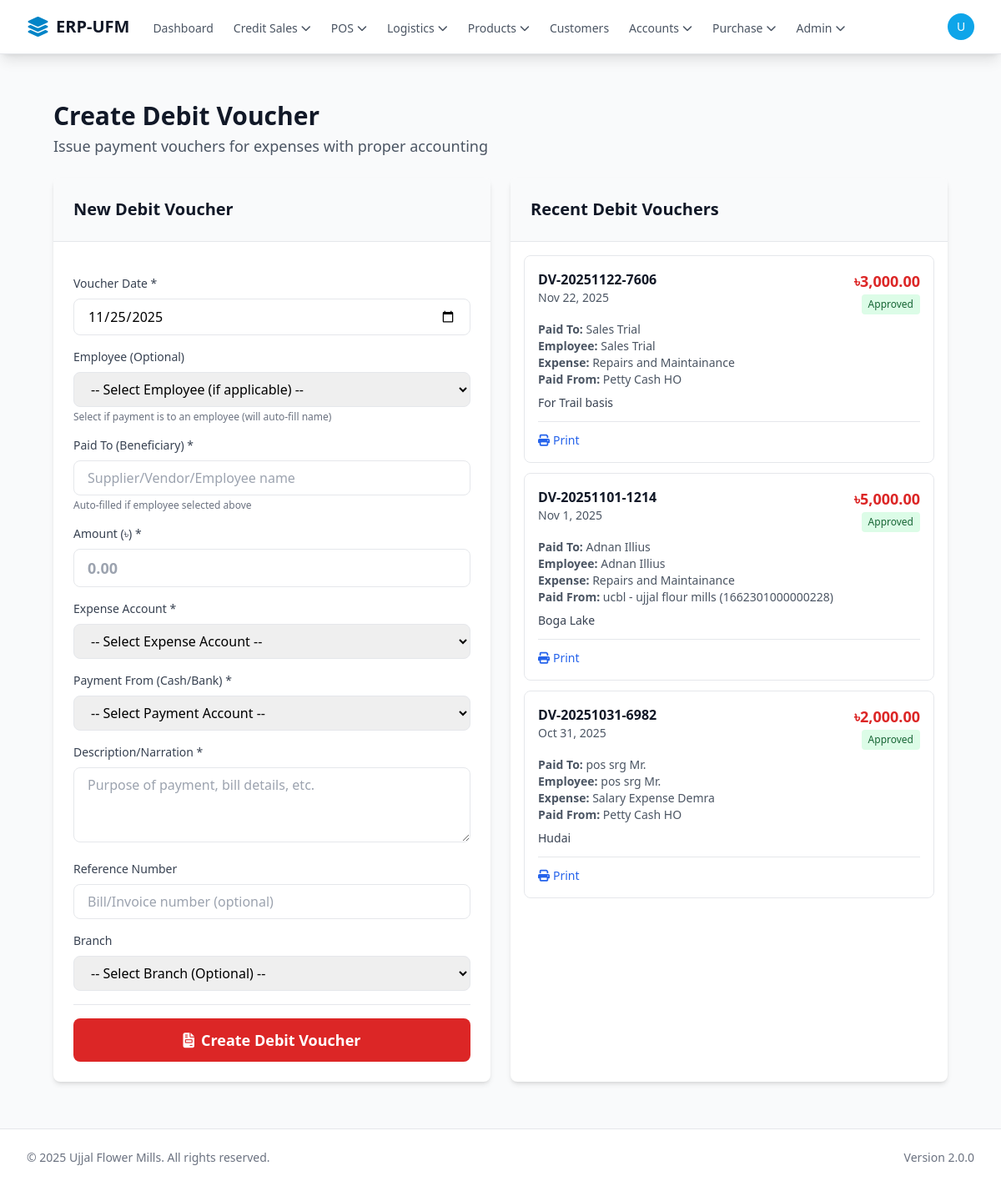
The page /accounts/debit_voucher.php (signed in) on the database its author committed.
### tables this page shows
CREATE TABLE `debit_vouchers` (
  `id` bigint(20) UNSIGNED NOT NULL,
  `voucher_number` varchar(50) NOT NULL,
  `voucher_date` date NOT NULL,
  `expense_account_id` bigint(20) UNSIGNED NOT NULL COMMENT 'Debit account - expense',
  `payment_account_id` bigint(20) UNSIGNED NOT NULL COMMENT 'Credit account - cash/bank',
  `amount` decimal(12,2) NOT NULL,
  `paid_to` varchar(255) NOT NULL COMMENT 'Beneficiary name',
  `description` text NOT NULL COMMENT 'Purpose of payment',
  `reference_number` varchar(100) DEFAULT NULL COMMENT 'Bill/Invoice reference',
  `branch_id` bigint(20) UNSIGNED DEFAULT NULL,
  `employee_id` int(11) DEFAULT NULL COMMENT 'Employee associated with expense',
  `created_by_user_id` bigint(20) UNSIGNED NOT NULL,
  `approved_by_user_id` bigint(20) UNSIGNED DEFAULT NULL,
  `approved_at` timestamp NULL DEFAULT NULL,
  `status` enum('draft','approved','cancelled') NOT NULL DEFAULT 'draft',
  `journal_entry_id` bigint(20) UNSIGNED DEFAULT NULL,
  `created_at` timestamp NOT NULL DEFAULT current_timestamp(),
  `updated_at` timestamp NOT NULL DEFAULT current_timestamp() ON UPDATE current_timestamp()
);

CREATE TABLE `chart_of_accounts` (
  `id` bigint(20) UNSIGNED NOT NULL,
  `account_number` varchar(100) DEFAULT NULL,
  `account_type` enum('Bank','Petty Cash','Cash','Accounts Receivable','Other Current Asset','Fixed Asset','Accounts Payable','Credit Card','Loan','Other Liability','Owner Equity','Revenue','Other Income','Expense','Cost of Goods Sold','Other Expense') NOT NULL,
  `branch_id` bigint(20) UNSIGNED DEFAULT NULL COMMENT 'Links petty cash accounts to specific branches for real-time tracking',
  `account_type_group` varchar(100) DEFAULT NULL COMMENT 'e.g., Asset, Liability, Expense',
  `normal_balance` enum('Debit','Credit') NOT NULL,
  `status` enum('active','inactive') NOT NULL DEFAULT 'active',
  `description` text DEFAULT NULL,
  `is_active` tinyint(1) NOT NULL DEFAULT 1,
  `created_at` timestamp NOT NULL DEFAULT current_timestamp(),
  `name` varchar(255) NOT NULL
);

### core/init.php (called while the page is built, shortened)
<?php
spl_autoload_register(function ($class) {
    $class_file = __DIR__ . '/classes/' . $class . '.php';
});
$db = Database::getInstance();

### core/classes/Database.php (called while the page is built, shortened)
<?php
class Database
{
    private static $_instance = null;
    private $_pdo,
            $_query,
            $_error = false,
            $_results,
            $_count = 0;
    private function __construct()
    {
        try {
            $options = [
                PDO::ATTR_PERSISTENT => true,
                PDO::ATTR_ERRMODE => PDO::ERRMODE_EXCEPTION,
                PDO::ATTR_DEFAULT_FETCH_MODE => PDO::FETCH_OBJ,
                PDO::MYSQL_ATTR_INIT_COMMAND => "SET NAMES utf8mb4 COLLATE utf8mb4_unicode_ci"
            ];
            $this->_pdo = new PDO('mysql:host=' . DB_HOST . ';dbname=' . DB_NAME . ';charset=utf8mb4', DB_USER, DB_PASS, $options);
        } catch (PDOException $e) {
            error_log("Database Connection Error: " . $e->getMessage());
            die("Database connection failed. Please check logs or contact support.");
        }
    }
    public static function getInstance()
    {
        if (!isset(self::$_instance)) {
            self::$_instance = new Database();
        }
        return self::$_instance;
    }
    public function query($sql, $params = [])
    {
        $this->_results = [];
        try {
            $this->_query = $this->_pdo->prepare($sql);
            $success = $this->_query->execute($params);
            if ($success) {
                if (stripos(trim($sql), 'SELECT') === 0) {
                    $this->_results = $this->_query->fetchAll(PDO::FETCH_OBJ);
                } else {
                    $this->_count = $this->_query->rowCount();
                }
            }
        } catch (PDOException $e) {
            $this->_error = true;
            error_log("SQL Error [{$e->getCode()}]: {$e->getMessage()} in query: $sql | Params: " . print_r($params, true));
        }
        return $this;
    }
    public function results()
    {
        return $this->_results;
    }
}
?>

### accounts/debit_voucher.php (the view, shortened to what this page needs)
<?php
require_once '../core/init.php';
global $db;
$pageTitle = 'Create Debit Voucher';
$recent_vouchers = $db->query(
    "SELECT dv.*,
            ea.name as expense_account_name,
            pa.name as payment_account_name,
            u.display_name as created_by_name,
            CONCAT(e.first_name, ' ', e.last_name) as employee_name
     FROM debit_vouchers dv
     LEFT JOIN chart_of_accounts ea ON dv.expense_account_id = ea.id
     LEFT JOIN chart_of_accounts pa ON dv.payment_account_id = pa.id
     LEFT JOIN users u ON dv.created_by_user_id = u.id
     LEFT JOIN employees e ON dv.employee_id = e.id
     ORDER BY dv.id DESC
     LIMIT 20"
)->results();
require_once '../templates/header.php';
?>
<div class="max-w-screen-2xl mx-auto px-4 sm:px-6 lg:px-8 py-6">
<div class="mb-6">
    <h1 class="text-3xl font-bold text-gray-900"><?php echo $pageTitle; ?></h1>
    <p class="text-lg text-gray-600 mt-1">Issue payment vouchers for expenses with proper accounting</p>
</div>
<div class="grid grid-cols-1 lg:grid-cols-2 gap-6">
    <div class="bg-white rounded-lg shadow-md overflow-hidden">
        <div class="p-6 border-b bg-gray-50">
            <h2 class="text-xl font-bold text-gray-900">New Debit Voucher</h2>
        </div>
        <form method="POST" class="p-6 space-y-4">
            <div>
                <label class="block text-sm font-medium text-gray-700 mb-2">Voucher Date *</label>
                <input type="date" name="voucher_date" required
                       value="<?php echo date('Y-m-d'); ?>"
                       max="<?php echo date('Y-m-d'); ?>"
                       class="w-full px-4 py-2 border rounded-lg">
            </div>
            <div>
                <label class="block text-sm font-medium text-gray-700 mb-2">Employee (Optional)</label>
                <select name="employee_id" id="employee_select" class="w-full px-4 py-2 border rounded-lg">
                    <option value="">-- Select Employee (if applicable) --</option>
                </select>
                <p class="text-xs text-gray-500 mt-1">Select if payment is to an employee (will auto-fill name)</p>
            </div>
            <div>
                <label class="block text-sm font-medium text-gray-700 mb-2">Paid To (Beneficiary) *</label>
                <input type="text" name="paid_to" id="paid_to" required
                       placeholder="Supplier/Vendor/Employee name"
                       class="w-full px-4 py-2 border rounded-lg">
                <p class="text-xs text-gray-500 mt-1">Auto-filled if employee selected above</p>
            </div>
            <div>
                <label class="block text-sm font-medium text-gray-700 mb-2">Amount (৳) *</label>
                <input type="number" name="amount" required
                       min="0.01" step="0.01"
                       placeholder="0.00"
                       class="w-full px-4 py-2 border rounded-lg text-lg font-bold">
            </div>
            <div>
                <label class="block text-sm font-medium text-gray-700 mb-2">Expense Account *</label>
                <select name="expense_account_id" required class="w-full px-4 py-2 border rounded-lg">
                    <option value="">-- Select Expense Account --</option>
                </select>
            </div>
            <div>
                <label class="block text-sm font-medium text-gray-700 mb-2">Payment From (Cash/Bank) *</label>
                <select name="payment_account_id" required class="w-full px-4 py-2 border rounded-lg">
                    <option value="">-- Select Payment Account --</option>
                </select>
            </div>
            <div>
                <label class="block text-sm font-medium text-gray-700 mb-2">Description/Narration *</label>
                <textarea name="description" required rows="3"
                          placeholder="Purpose of payment, bill details, etc."
                          class="w-full px-4 py-2 border rounded-lg"></textarea>
            </div>
            <div>
                <label class="block text-sm font-medium text-gray-700 mb-2">Reference Number</label>
                <input type="text" name="reference_number"
                       placeholder="Bill/Invoice number (optional)"
                       class="w-full px-4 py-2 border rounded-lg">
            </div>
            <div>
                <label class="block text-sm font-medium text-gray-700 mb-2">Branch</label>
                <select name="branch_id" class="w-full px-4 py-2 border rounded-lg">
                    <option value="">-- Select Branch (Optional) --</option>
                </select>
            </div>
            <div class="pt-4 border-t">
                <button type="submit"
                        class="w-full px-6 py-3 bg-red-600 text-white rounded-lg hover:bg-red-700 text-lg font-bold">
                    <i class="fas fa-file-invoice mr-2"></i>Create Debit Voucher
                </button>
            </div>
        </form>
    </div>
    <div class="bg-white rounded-lg shadow-md overflow-hidden">
        <div class="p-6 border-b bg-gray-50">
            <h2 class="text-xl font-bold text-gray-900">Recent Debit Vouchers</h2>
        </div>
        <div class="p-4 max-h-[800px] overflow-y-auto">
            <?php if (!empty($recent_vouchers)): ?>
            <div class="space-y-3">
                <?php foreach ($recent_vouchers as $voucher): ?>
                <div class="border rounded-lg p-4 hover:bg-gray-50">
                    <div class="flex justify-between items-start mb-2">
                        <div>
                            <p class="font-bold text-gray-900"><?php echo htmlspecialchars($voucher->voucher_number); ?></p>
                            <p class="text-sm text-gray-600">
                                <?php echo date('M j, Y', strtotime($voucher->voucher_date)); ?>
                            </p>
                        </div>
                        <div class="text-right">
                            <p class="text-lg font-bold text-red-600">৳<?php echo number_format($voucher->amount, 2); ?></p>
                            <span class="inline-block px-2 py-1 text-xs rounded
                                <?php echo $voucher->status === 'approved' ? 'bg-green-100 text-green-800' : 'bg-yellow-100 text-yellow-800'; ?>">
                                <?php echo ucfirst($voucher->status); ?>
                            </span>
                        </div>
                    </div>
                    <div class="text-sm mb-2">
                        <p class="text-gray-600"><strong>Paid To:</strong> <?php echo htmlspecialchars($voucher->paid_to); ?></p>
                        <?php if ($voucher->employee_name): ?>
                        <p class="text-gray-600"><strong>Employee:</strong> <?php echo htmlspecialchars($voucher->employee_name); ?></p>
                        <?php endif; ?>
                        <p class="text-gray-600"><strong>Expense:</strong> <?php echo htmlspecialchars($voucher->expense_account_name); ?></p>
                        <p class="text-gray-600"><strong>Paid From:</strong> <?php echo htmlspecialchars($voucher->payment_account_name); ?></p>
                    </div>
                    <p class="text-sm text-gray-700 mb-2"><?php echo htmlspecialchars($voucher->description); ?></p>
                    <div class="flex gap-2 mt-3 pt-3 border-t">
                        <a href="debit_voucher_print.php?id=<?php echo $voucher->id; ?>"
                           target="_blank"
                           class="text-blue-600 hover:text-blue-900 text-sm">
                            <i class="fas fa-print mr-1"></i>Print
                        </a>
                    </div>
                </div>
                <?php endforeach; ?>
            </div>
            <?php endif; ?>
        </div>
    </div>
</div>
</div>
<?php require_once '../templates/footer.php'; ?>

### rows shown on the page
debit_vouchers: voucher_number "DV-20251122-7606", voucher_date "Nov 22, 2025", amount "3,000.00", status "Approved", paid_to "Sales Trial", employee_name "Sales Trial", chart_of_accounts.name "Repairs and Maintainance", chart_of_accounts.name "Petty Cash HO", description "For Trail basis"
debit_vouchers: voucher_number "DV-20251101-1214", voucher_date "Nov 1, 2025", amount "5,000.00", status "Approved", paid_to "Adnan Illius", employee_name "Adnan Illius", chart_of_accounts.name "Repairs and Maintainance", chart_of_accounts.name "ucbl - ujjal flour mills (1662301000000228)", description "Boga Lake"
debit_vouchers: voucher_number "DV-20251031-6982", voucher_date "Oct 31, 2025", amount "2,000.00", status "Approved", paid_to "pos srg Mr.", employee_name "pos srg Mr.", chart_of_accounts.name "Salary Expense Demra", chart_of_accounts.name "Petty Cash HO", description "Hudai"

### other values the page prints
APP_NAME "ERP-UFM"
substr($currentUser['display_name'] ?? 'U', 0, 1) "U"
$pageTitle "Create Debit Voucher"
APP_VERSION "2.0.0"
